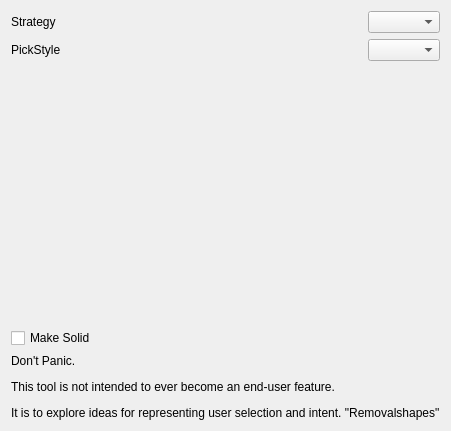
<?xml version="1.0" encoding="UTF-8"?>
<ui version="4.0">
 <class>SelectionToy</class>
 <widget class="QDialog" name="SelectionToy">
  <property name="geometry">
   <rect>
    <x>0</x>
    <y>0</y>
    <width>335</width>
    <height>431</height>
   </rect>
  </property>
  <property name="windowTitle">
   <string>Selection Toy</string>
  </property>
  <layout class="QVBoxLayout" name="verticalLayout">
   <item>
    <layout class="QHBoxLayout" name="horizontalLayout">
     <item>
      <widget class="QLabel" name="label">
       <property name="maximumSize">
        <size>
         <width>50</width>
         <height>16777215</height>
        </size>
       </property>
       <property name="text">
        <string>Strategy</string>
       </property>
      </widget>
     </item>
     <item>
      <spacer name="horizontalSpacer">
       <property name="orientation">
        <enum>Qt::Horizontal</enum>
       </property>
       <property name="sizeHint" stdset="0">
        <size>
         <width>40</width>
         <height>20</height>
        </size>
       </property>
      </spacer>
     </item>
     <item>
      <widget class="QComboBox" name="cboStrategies"/>
     </item>
    </layout>
   </item>
   <item>
    <layout class="QHBoxLayout" name="horizontalLayout_2">
     <item>
      <widget class="QLabel" name="label_3">
       <property name="text">
        <string>PickStyle</string>
       </property>
      </widget>
     </item>
     <item>
      <spacer name="horizontalSpacer_2">
       <property name="orientation">
        <enum>Qt::Horizontal</enum>
       </property>
       <property name="sizeHint" stdset="0">
        <size>
         <width>40</width>
         <height>20</height>
        </size>
       </property>
      </spacer>
     </item>
     <item>
      <widget class="QComboBox" name="cboPick"/>
     </item>
    </layout>
   </item>
   <item>
    <spacer name="verticalSpacer">
     <property name="orientation">
      <enum>Qt::Vertical</enum>
     </property>
     <property name="sizeHint" stdset="0">
      <size>
       <width>20</width>
       <height>40</height>
      </size>
     </property>
    </spacer>
   </item>
   <item>
    <widget class="QCheckBox" name="chkMakeSolid">
     <property name="toolTip">
      <string>Create a document object solid when the dialog is closed</string>
     </property>
     <property name="text">
      <string>Make Solid</string>
     </property>
    </widget>
   </item>
   <item>
    <widget class="QLabel" name="label_2">
     <property name="text">
      <string>&lt;html&gt;&lt;head/&gt;&lt;body&gt;&lt;p&gt;Don't Panic.&lt;/p&gt;&lt;p&gt;This tool is not intended to ever become an end-user feature. &lt;/p&gt;&lt;p&gt;It is to explore ideas for representing user selection and intent. &amp;quot;Removalshapes&amp;quot;&lt;/p&gt;&lt;/body&gt;&lt;/html&gt;</string>
     </property>
    </widget>
   </item>
  </layout>
 </widget>
 <resources>
  <include location="../Path.qrc"/>
 </resources>
 <connections/>
 <slots>
  <slot>SimStop()</slot>
  <slot>SimPlay()</slot>
  <slot>SimPause()</slot>
  <slot>SimStep()</slot>
  <slot>SimFF()</slot>
 </slots>
</ui>
